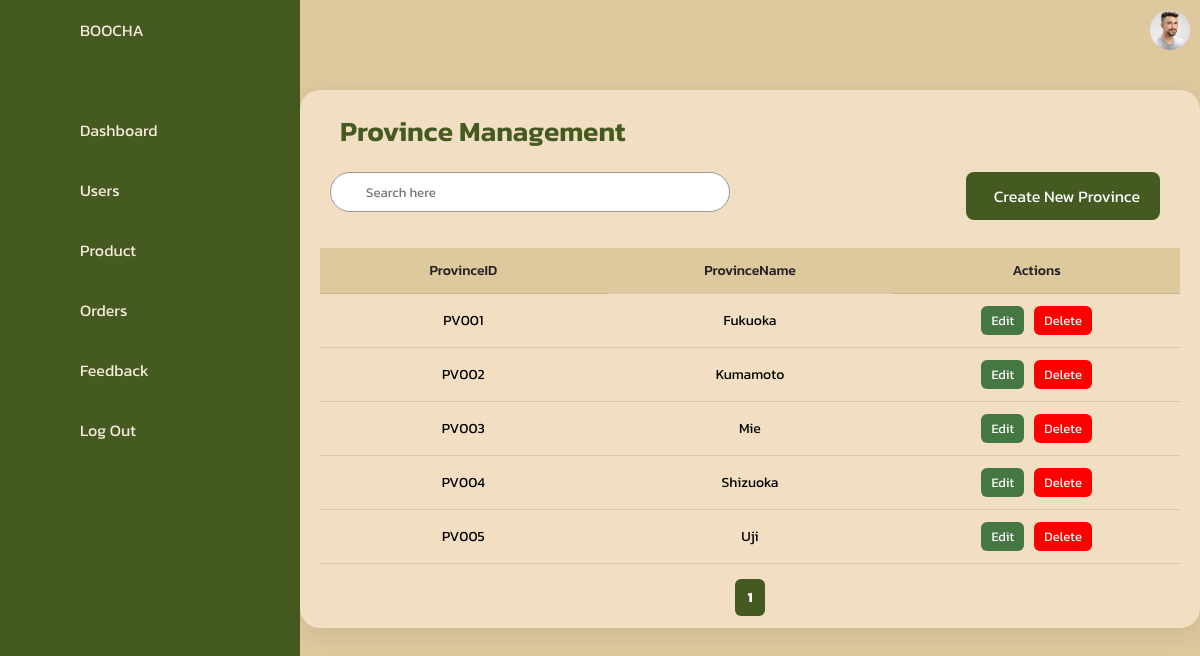
The app's page /Admin/province.php with its own data.
### tables this page shows
CREATE TABLE `province` (
  `ProvinceID` varchar(20) NOT NULL,
  `ProvinceName` varchar(100) DEFAULT NULL
);

### Admin/province.php (the view, shortened to what this page needs)
<?php
$servername = "localhost";
$db_username = "root";
$db_password = "";
$db_name = "boocha";
$conn = new mysqli($servername, $db_username, $db_password, $db_name);
$search = isset($_GET['search']) ? $_GET['search'] : '';
$limit = 10;
$page = isset($_GET['page']) ? (int)$_GET['page'] : 1;
$page = max($page, 1);
$start_from = ($page - 1) * $limit;
$sql = "SELECT ProvinceID, ProvinceName
        FROM province
        WHERE
            ProvinceID LIKE '%$search%' OR
            ProvinceName LIKE '%$search%'
        LIMIT $start_from, $limit";
$result = $conn->query($sql);
$count_sql = "SELECT COUNT(*) AS total
              FROM province
              WHERE
                  ProvinceID LIKE '%$search%' OR
                  ProvinceName LIKE '%$search%'";
$count_result = $conn->query($count_sql);
$count_row = $count_result->fetch_assoc();
$total_pages = ceil($count_row["total"] / $limit);
?>
<!DOCTYPE html>
<html lang="en">
<head>
    <link rel="stylesheet" href="assets/css/style1.css">
    <link href="https://cdnjs.cloudflare.com/ajax/libs/font-awesome/6.0.0-beta3/css/all.min.css" rel="stylesheet">
</head>
<body>
   <div class="container">
    <div class="navigation">
        <ul>
            <li>
                <a href="#">
                    <span class="icon">
                    </span>
                    <span class="title">BOOCHA</span>
                </a>
            </li>
            <li>
                <a href="dashboard_day.php">
                    <span class="icon">
                    </span>
                    <span class="title">Dashboard</span>
                </a>
            </li>
            <li>
                <a href="customer.php">
                    <span class="icon">
                    </span>
                    <span class="title">Users</span>
                </a>
            </li>
            <li>
                <a href="product.php">
                    <span class="icon">
                    </span>
                    <span class="title">Product</span>
                </a>
            </li>
            <li>
                <a href="order.php">
                    <span class="icon">
                    </span>
                    <span class="title">Orders</span>
                </a>
            </li>
            <li>
                <a href="report.php">
                    <span class="icon">
                    </span>
                    <span class="title">Feedback</span>
                </a>
            </li>
            <li>
                <a href="../index.php">
                    <span class="icon">
                    </span>
                    <span class="title">Log Out</span>
                </a>
            </li>
        </ul>
    </div>
     <div class="main">
            <div class="topbar">
                <div class="toggle">
                </div>
                <div class="user">
                    <img src="assets/imgs/customer01.jpg" alt="">
                </div>
            </div>
            <div class="customer-table-container">
                <div class="top-row">
                   <h2>Province Management</h2>
                </div>
                <div class="search-insert-row">
                    <form method="get" action="province.php">
                        <div class="search">
                            <label>
                                <input type="text" name="search" placeholder="Search here" value="<?= htmlspecialchars($search) ?>">
                            </label>
                        </div>
                    </form>
                    <a href="PV_insert.php" class="insert-cus-btn">
                        Create New Province
                    </a>
                </div>
                <table class="customer-table">
                    <thead>
                        <tr>
                            <th>ProvinceID</th>
                            <th>ProvinceName</th>
                            <th>Actions</th>
                        </tr>
                    </thead>
                    <tbody>
                        <?php if ($result->num_rows > 0): ?>
                            <?php while($row = $result->fetch_assoc()): ?>
                                <tr>
                                    <td><?= $row["ProvinceID"] ?></td>
                                    <td><?= $row["ProvinceName"] ?></td>
                                    <td class="actions">
                                        <div class="action-buttons">
                                            <a href="PV_edit.php?ProvinceID=<?= $row['ProvinceID'] ?>" class="edit-btn">Edit</a>
                                            <button type="button" class="delete-btn" onclick="openModal('<?= $row['ProvinceID'] ?>')">Delete</button>
                                        </div>
                                    </td>
                                </tr>
                            <?php endwhile; ?>
                        <?php else: ?>
                            <tr><td colspan="3">No data found</td></tr>
                        <?php endif; ?>
                    </tbody>
                </table>
                <div class="pagination">
                    <?php
                    $adjacents = 2;
                    $searchParam = '&search=' . urlencode($search);
                    if ($total_pages <= 7 + ($adjacents * 2)) {
                        for ($i = 1; $i <= $total_pages; $i++) {
                            echo '<a href="?page=' . $i . $searchParam . '" class="' . ($i == $page ? 'active' : '') . '">' . $i . '</a>';
                        }
                    }
                    ?>
                </div>
            </div>
        </div>
    </div>
</body>
</html>

### records on screen
province: ProvinceID "PV001", ProvinceName "Fukuoka"
province: ProvinceID "PV002", ProvinceName "Kumamoto"
province: ProvinceID "PV003", ProvinceName "Mie"
province: ProvinceID "PV004", ProvinceName "Shizuoka"
province: ProvinceID "PV005", ProvinceName "Uji"
